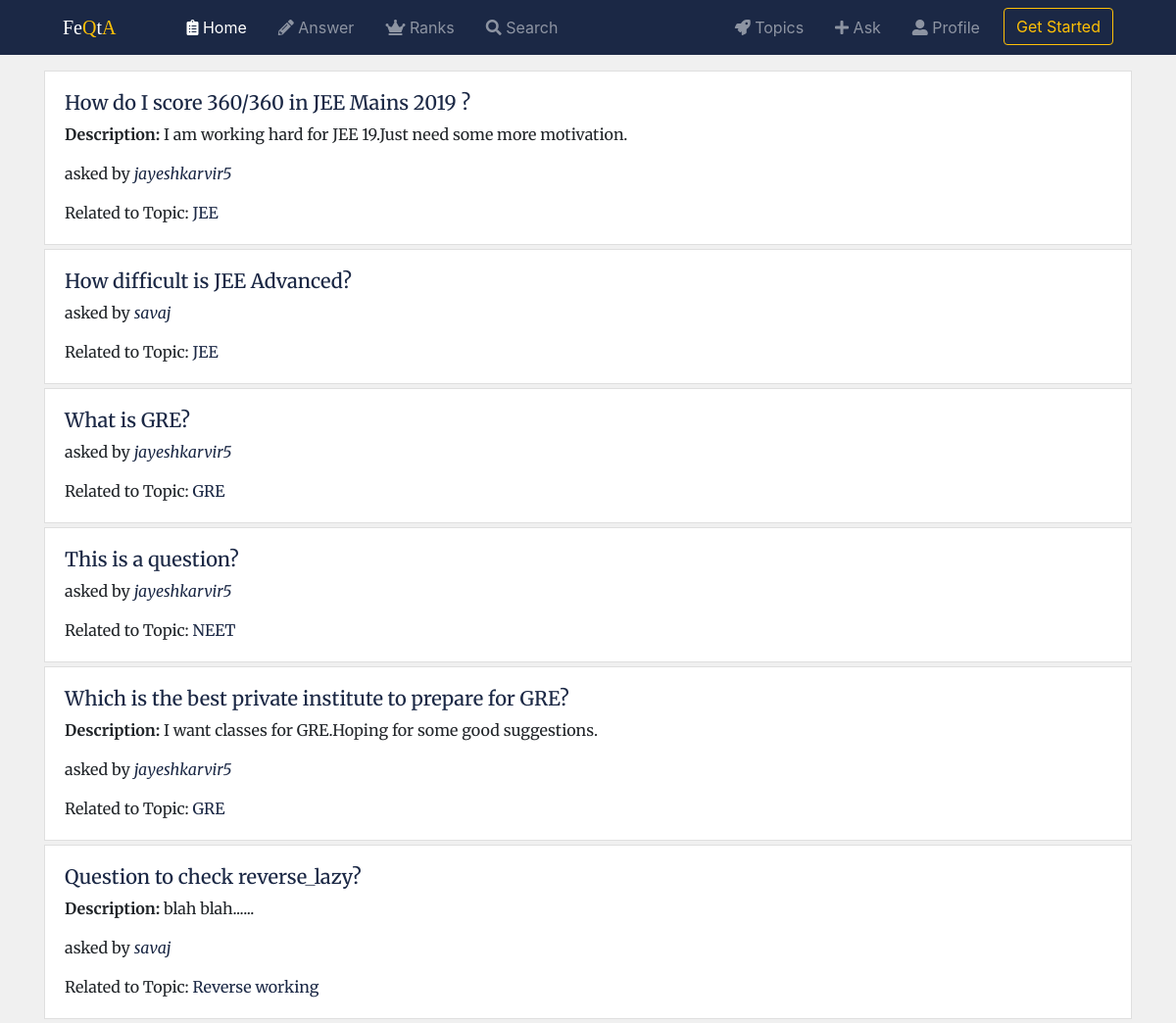
The app's page /FeQta/answers/, older data.
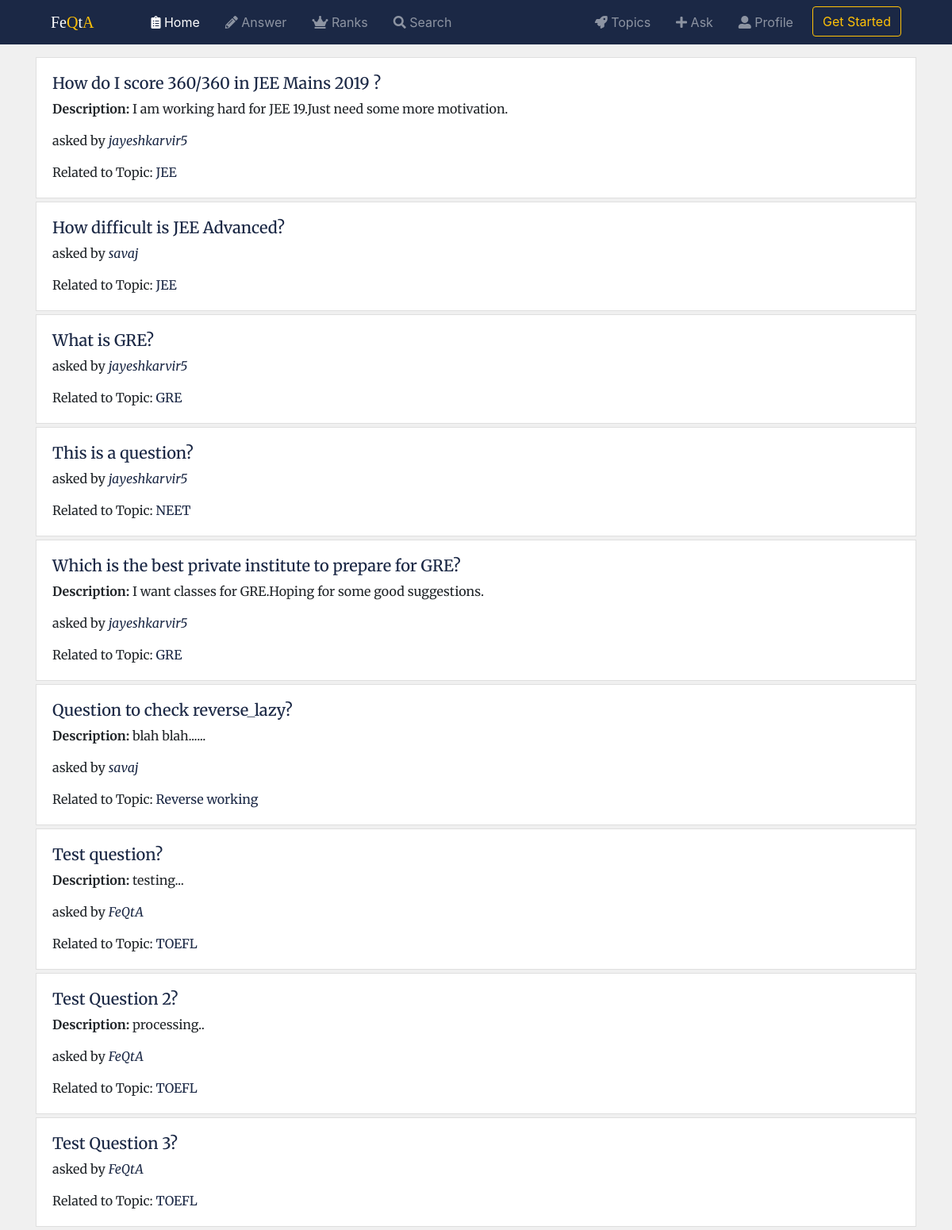
The same page, newer data.
### FeQta/models.py (models this page shows, shortened)
class Question(models.Model):
    owner = models.ForeignKey(User, on_delete=models.CASCADE)
    topic = models.ForeignKey(Topic, on_delete=models.CASCADE)
    question = models.TextField()
    desc = models.TextField(null=True, blank=True)
    slug = models.SlugField(null=True, blank=True)
    followers = models.ManyToManyField(User, related_name='question_followed_by', blank=True)
    objects = QuestionManager()
    timestamp = models.DateTimeField(auto_now_add=True)
    updated = models.DateTimeField(auto_now=True)
    def get_absolute_url(self):
        return reverse('FeQta:question_detail', kwargs={'slug': self.slug})

class Topic(models.Model):
    name = models.CharField(max_length=100)
    desc = models.CharField(max_length=300, blank=True)
    followers = models.ManyToManyField(User, related_name='topics_followed', blank=True)
    topic_logo = models.FileField()
    slug = models.SlugField(null=True, blank=True)
    objects = TopicManager()
    def get_absolute_url(self):
        return reverse('FeQta:topic_detail', kwargs={'slug': self.slug})

### FeQta/views.py (the view, shortened to what this page needs)
# urls.py: path('answers/', views.AnswersView.as_view(), name="answers"),
class AnswersView(ListView):
    def get(self, request, *args, **kwargs):
        if not request.user.is_authenticated:
            qs = Question.objects.all()
            return render(request, 'FeQta/answers.html', {'qs':qs})

### FeQta/models.py (called while the page is built)
    def get_absolute_url(self):
        return reverse('FeQta:profile_detail', kwargs={'username': self.user.username})

    def get_queryset(self):
        return QuestionQuerySet(self.model, using=self._db)

### FeQta/templates/FeQta/answers.html (shortened to what this page needs)
{% extends "base.html" %}
{% block body %}
{% for ques in qs %}
    {% include 'FeQta/snippets/question_card.html'%}
{% endfor %}
{% endblock %}

### FeQta/templates/FeQta/snippets/question_card.html
<div class="card mb-1">
    <div class="card-body">
        <h5><a href="{{ques.get_absolute_url}}">{{ ques.question }}</a></h5>
        {% if ques.desc %}
            <p class="card-text"><b>Description: </b>{{ ques.desc }}</p>
        {% endif %}
        <p class="card-text">asked by <i><a href="{{ques.owner.profile.get_absolute_url}}">{{ ques.owner.username }}
            </a></i></p>
        <p class="card-text">Related to Topic: <a href="{{ques.topic.get_absolute_url}}">{{ques.topic.name}}</a> </p>
    </div>
</div>

Row changes from the older to the newer data that the page shows:
added Question: question "Test question?", desc "testing...", owner.username "FeQtA", topic.name "TOEFL"
added Question: question "Test Question 2?", desc "processing..", owner.username "FeQtA", topic.name "TOEFL"
added Question: question "Test Question 3?", owner.username "FeQtA", topic.name "TOEFL"
